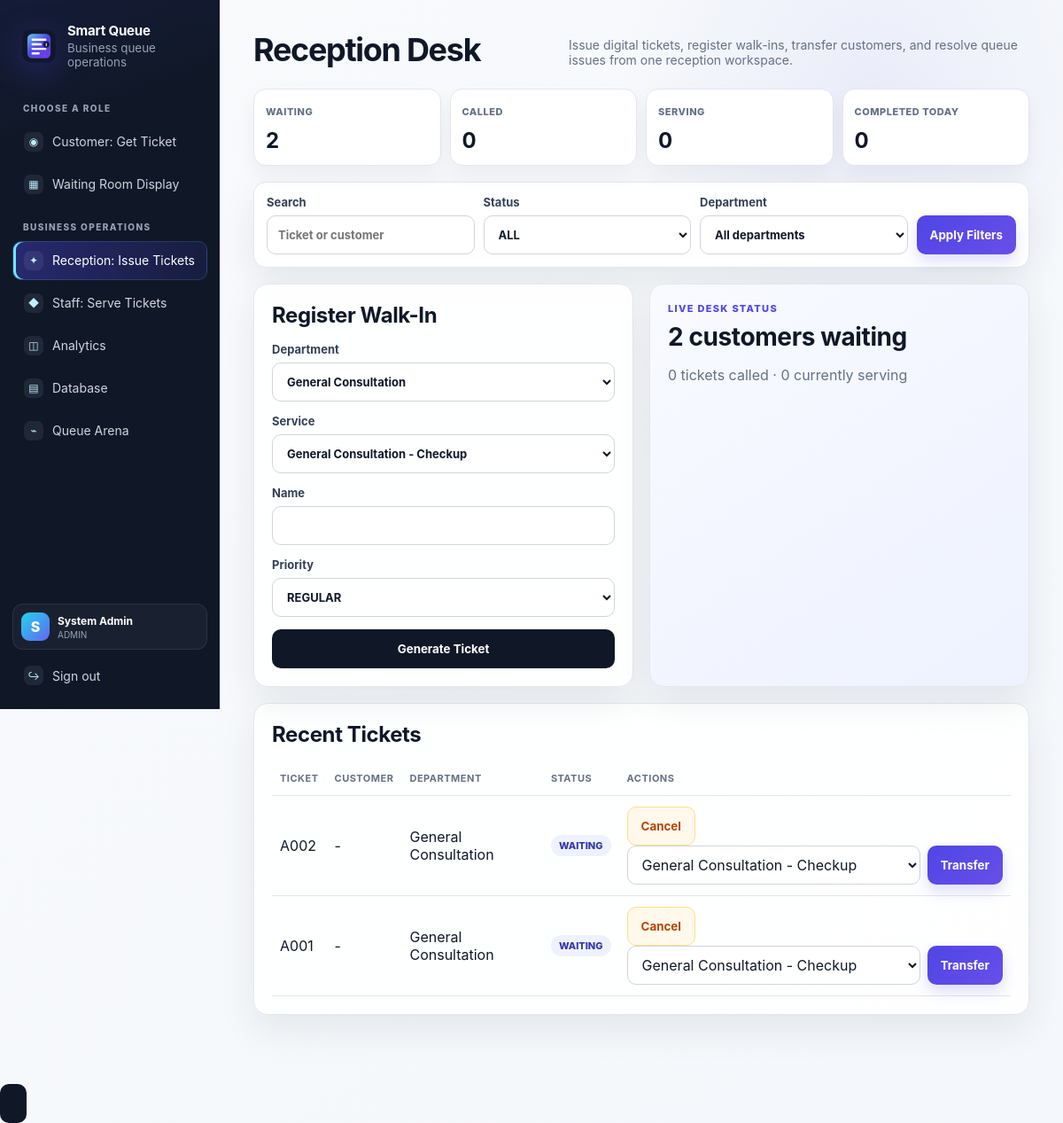
The app's page /receptionist (signed in) with its own data.
### database/models.py (models this page shows)
class Base(DeclarativeBase):
    pass

class Ticket(Base):
    __tablename__ = "tickets"
    id: Mapped[int] = mapped_column(Integer, primary_key=True)
    ticket_number: Mapped[str] = mapped_column(String(20), unique=True, nullable=False, index=True)
    customer_name: Mapped[str | None] = mapped_column(String(120))
    priority_category: Mapped[PriorityCategory] = mapped_column(Enum(PriorityCategory), default=PriorityCategory.REGULAR)
    ticket_type: Mapped[TicketType] = mapped_column(Enum(TicketType), default=TicketType.WALK_IN)
    status: Mapped[TicketStatus] = mapped_column(Enum(TicketStatus), default=TicketStatus.WAITING, index=True)
    department_id: Mapped[int] = mapped_column(ForeignKey("departments.id"), nullable=False)
    service_id: Mapped[int] = mapped_column(ForeignKey("services.id"), nullable=False)
    counter_id: Mapped[int | None] = mapped_column(ForeignKey("counters.id"))
    created_by_user_id: Mapped[int | None] = mapped_column(ForeignKey("users.id"))
    called_by_staff_id: Mapped[int | None] = mapped_column(ForeignKey("users.id"))
    estimated_wait_minutes: Mapped[int] = mapped_column(Integer, default=0, nullable=False)
    skip_reason: Mapped[str | None] = mapped_column(Text)
    transfer_note: Mapped[str | None] = mapped_column(Text)
    recall_count: Mapped[int] = mapped_column(Integer, default=0, nullable=False)
    created_at: Mapped[datetime] = mapped_column(DateTime, default=datetime.utcnow, index=True)
    called_at: Mapped[datetime | None] = mapped_column(DateTime)
    service_started_at: Mapped[datetime | None] = mapped_column(DateTime)
    completed_at: Mapped[datetime | None] = mapped_column(DateTime)
    updated_at: Mapped[datetime] = mapped_column(
        DateTime,
        default=datetime.utcnow,
        onupdate=datetime.utcnow,
    )
    department = relationship("Department")
    service = relationship("Service")
    counter = relationship("Counter")

class Department(Base):
    __tablename__ = "departments"
    id: Mapped[int] = mapped_column(Integer, primary_key=True)
    name: Mapped[str] = mapped_column(String(120), unique=True, nullable=False)
    code: Mapped[str] = mapped_column(String(10), unique=True, nullable=False)
    is_active: Mapped[bool] = mapped_column(Boolean, default=True, nullable=False)
    created_at: Mapped[datetime] = mapped_column(DateTime, default=datetime.utcnow)
    services = relationship("Service", back_populates="department")
    counters = relationship("Counter", back_populates="department")

### app.py (the view, shortened to what this page needs)
@app.route("/receptionist", methods=["GET", "POST"])
@login_required
@roles_required(Role.ADMIN, Role.MANAGER, Role.RECEPTIONIST)
def receptionist_dashboard():
    with get_session() as db:
        departments = list(db.scalars(select(Department).where(Department.is_active.is_(True))).all())
        services = list(db.scalars(select(Service).where(Service.is_active.is_(True))).all())
        query = request.args.get("q", "").strip()
        status_filter = request.args.get("status", "ALL").strip().upper()
        department_filter = request.args.get("department_id", type=int)
        stmt = select(Ticket).order_by(desc(Ticket.created_at)).limit(100)
        if status_filter != "ALL":
            try:
                stmt = stmt.where(Ticket.status == TicketStatus(status_filter))
            except ValueError:
                status_filter = "ALL"
        if department_filter:
            stmt = stmt.where(Ticket.department_id == department_filter)
        tickets = list(db.scalars(stmt).all())
        waiting_count = db.scalar(select(func.count(Ticket.id)).where(Ticket.status == TicketStatus.WAITING)) or 0
        called_count = db.scalar(select(func.count(Ticket.id)).where(Ticket.status == TicketStatus.CALLED)) or 0
        serving_count = db.scalar(select(func.count(Ticket.id)).where(Ticket.status == TicketStatus.SERVING)) or 0
        completed_today = db.scalar(select(func.count(Ticket.id)).where(
            Ticket.status == TicketStatus.COMPLETED,
            Ticket.completed_at >= datetime.utcnow().replace(hour=0, minute=0, second=0, microsecond=0),
        )) or 0
        reception_summary = {
            "waiting": waiting_count,
            "called": called_count,
            "serving": serving_count,
            "completed_today": completed_today,
        }
        return render_template(
            "receptionist.html",
            tickets=tickets,
            departments=departments,
            services=services,
            priorities=[p.value for p in PriorityCategory],
            query=query,
            status_filter=status_filter,
            department_filter=department_filter,
            reception_summary=reception_summary,
        )

### app.py (called while the page is built)
def login_required(view_func):
    @wraps(view_func)
    def wrapper(*args, **kwargs):
        if not session.get("user_id"):
            flash("Please login first.", "warning")
            return redirect(url_for("login"))
        return view_func(*args, **kwargs)
    return wrapper

def roles_required(*roles: Role):
    role_values = {role.value for role in roles}
    def decorator(view_func):
        @wraps(view_func)
        def wrapper(*args, **kwargs):
            user_role = session.get("user_role")
            if user_role not in role_values:
                flash("You do not have access to this page.", "danger")
                return redirect(url_for("home"))
            return view_func(*args, **kwargs)
        return wrapper
    return decorator

### database/connection.py (called while the page is built)
@contextmanager
def get_session():
    session = SessionLocal()
    try:
        yield session
        session.commit()
    except Exception:
        session.rollback()
        raise
    finally:
        session.close()

### templates/receptionist.html (shortened to what this page needs)
{% extends 'base.html' %}
{% block content %}
<section class="page-head">
  <h1>Reception Desk</h1>
  <p>Issue digital tickets, register walk-ins, transfer customers, and resolve queue issues from one reception workspace.</p>
</section>
<section class="desk-kpis">
  <div><span>Waiting</span><strong>{{ reception_summary.waiting }}</strong></div>
  <div><span>Called</span><strong>{{ reception_summary.called }}</strong></div>
  <div><span>Serving</span><strong>{{ reception_summary.serving }}</strong></div>
  <div><span>Completed Today</span><strong>{{ reception_summary.completed_today }}</strong></div>
</section>
<section class="desk-filter-card">
  <form method="get" class="form-inline">
    <label>Search<input name="q" value="{{ query }}" placeholder="Ticket or customer"></label>
    <label>Status
      <select name="status">
        {% for status in ['ALL','WAITING','CALLED','SERVING','COMPLETED','SKIPPED','CANCELLED','NO_SHOW','TRANSFERRED'] %}
        <option value="{{ status }}" {% if status_filter == status %}selected{% endif %}>{{ status.replace('_',' ') }}</option>
        {% endfor %}
      </select>
    </label>
    <label>Department
      <select name="department_id">
        <option value="">All departments</option>
      </select>
    </label>
    <button type="submit">Apply Filters</button>
  </form>
</section>
<div class="grid two">
  <section class="card">
    <h2>Register Walk-In</h2>
    <form method="post" class="form-grid">
      <label>Department
        <select name="department_id" required>
          {% for d in departments %}<option value="{{ d.id }}">{{ d.name }}</option>{% endfor %}
        </select>
      </label>
      <label>Service
        <select name="service_id" required>
          {% for s in services %}<option value="{{ s.id }}">{{ s.department.name }} - {{ s.name }}</option>{% endfor %}
        </select>
      </label>
      <label>Name<input name="customer_name"></label>
      <label>Priority
        <select name="priority">{% for p in priorities %}<option value="{{ p }}">{{ p }}</option>{% endfor %}</select>
      </label>
      <button type="submit">Generate Ticket</button>
    </form>
  </section>
  <section class="card reception-insight">
    <span class="eyebrow">LIVE DESK STATUS</span>
    <h2>{{ reception_summary.waiting }} customers waiting</h2>
    <p>{{ reception_summary.called }} tickets called · {{ reception_summary.serving }} currently serving</p>
  </section>
</div>
<section class="card">
  <h2>Recent Tickets</h2>
  <table>
    <thead><tr><th>Ticket</th><th>Customer</th><th>Department</th><th>Status</th><th>Actions</th></tr></thead>
    <tbody>
      {% for t in tickets %}
      <tr>
        <td>{{ t.ticket_number }}</td>
        <td>{{ t.customer_name or '-' }}</td>
        <td>{{ t.department.name }}</td>
        <td><span class="badge">{{ t.status.value }}</span></td>
        <td>
          <form method="post" class="inline-form">
            <button type="submit" class="warning-action">Cancel</button>
          </form>
          <form method="post" class="inline-form">
            <select name="target_service_id">
              {% for s in services %}<option value="{{ s.id }}">{{ s.department.name }} - {{ s.name }}</option>{% endfor %}
            </select>
            <button type="submit" class="primary-action">Transfer</button>
          </form>
        </td>
      </tr>
      {% endfor %}
    </tbody>
  </table>
</section>
{% endblock %}

### static/style.css (style rules this page uses)
:root { --ink: #101828; --ink-soft: #1d2939; --muted: #667085; --line: #e4e7ec; --canvas: #f4f7fb; --surface: #ffffff; --blue: #4f46e5; --cyan: #18b6d8; --green: #169b74; --amber: #d97706; --red: #d92d20; --shadow: 0 16px 42px rgba(16, 24, 40, 0.08); }
* { box-sizing: border-box; }
html, body { min-height: 100%; }
body { margin: 0; font-family: Inter, "Segoe UI", Arial, sans-serif; color: var(--ink); background: radial-gradient(circle at 82% 8%, rgba(79, 70, 229, 0.07), transparent 18rem), linear-gradient(135deg, #f8fafc 0%, var(--canvas) 100%); }
.page-head { display: flex; align-items: end; justify-content: space-between; gap: 20px; margin-bottom: 24px; }
.page-head h1 { margin: 0; font-size: clamp(28px, 3vw, 38px); letter-spacing: -1.3px; line-height: 1.05; }
.page-head p { max-width: 520px; margin: 8px 0 0; color: var(--muted); font-size: 14px; }
.eyebrow { display: block; color: var(--blue); font-size: 11px; font-weight: 850; letter-spacing: 1.3px; text-transform: uppercase; margin-bottom: 8px; }
.card { background: rgba(255, 255, 255, 0.94); border: 1px solid var(--line); border-radius: 16px; padding: 20px; box-shadow: var(--shadow); margin-bottom: 18px; }
.card h2, .card h3 { margin: 0 0 16px; letter-spacing: -0.4px; }
.grid.two { display: grid; grid-template-columns: minmax(0, 1fr) minmax(0, 1fr); gap: 18px; }
.form-grid { display: grid; gap: 14px; }
.form-inline { display: flex; align-items: flex-end; gap: 10px; flex-wrap: wrap; }
.inline-form { display: inline-flex; align-items: center; gap: 8px; }
label { display: grid; gap: 7px; color: #344054; font-size: 13px; font-weight: 700; }
input, select, textarea { width: 100%; min-height: 44px; border: 1px solid #d0d5dd; border-radius: 10px; background: white; color: var(--ink); padding: 10px 12px; font: inherit; outline: none; transition: 160ms ease; }
button, .button { min-height: 44px; border: 0; border-radius: 10px; background: var(--ink); color: white; padding: 10px 15px; font-weight: 750; font-family: inherit; cursor: pointer; transition: 160ms ease; }
.primary-action { display: flex; align-items: center; justify-content: space-between; background: linear-gradient(135deg, #4f46e5, #6d28d9); }
.badge { display: inline-block; border-radius: 999px; background: #eef2ff; color: #3538a5; padding: 5px 9px; font-size: 11px; font-weight: 800; }
table { width: 100%; border-collapse: collapse; }
th { color: var(--muted); font-size: 11px; letter-spacing: 0.5px; text-transform: uppercase; }
th, td { text-align: left; border-bottom: 1px solid var(--line); padding: 12px 9px; }
.desk-kpis { display:grid; grid-template-columns:repeat(4,minmax(0,1fr)); gap:10px; margin-bottom:18px; }
.desk-kpis > div { min-height:82px; border:1px solid var(--line); border-radius:14px; background:white; padding:13px; box-shadow:0 10px 22px rgba(16,24,40,.05); }
.desk-kpis span { color:var(--muted); font-size:11px; font-weight:800; text-transform:uppercase; letter-spacing:.5px; }
.desk-kpis strong { display:block; margin-top:10px; font-size:24px; }
.desk-filter-card { border:1px solid var(--line); border-radius:14px; background:white; padding:14px; margin-bottom:18px; box-shadow:var(--shadow); }
.desk-filter-card .form-inline { align-items:flex-end; }
.desk-filter-card label { min-width:150px; flex:1 1 180px; }
.reception-insight { min-height:198px; background:linear-gradient(145deg,#f8faff,#eef2ff); }
.reception-insight h2 { margin:8px 0 10px; font-size:28px; }
.reception-insight p { color:var(--muted); }
button, .button, .export-button, .arena-button { transition: transform 160ms ease, box-shadow 160ms ease, background 160ms ease, border-color 160ms ease, color 160ms ease; }
.primary-action, .database-actions button, .form-inline button, .actions button { background: linear-gradient(135deg, var(--blue), #684ee8); box-shadow: 0 8px 16px rgba(79, 70, 229, 0.18); }
.warning-action, button.warning-action { background: #fff8eb; color: #b54708; border: 1px solid #fedf89; box-shadow: none; }

### records on screen
Ticket: ticket_number "A002", customer_name "-", department.name "General Consultation", status.value "WAITING"
Ticket: ticket_number "A001", customer_name "-", department.name "General Consultation", status.value "WAITING"

### other values on screen
{{ session.get('user_name', 'U')[0].upper() }} "S"
{{ session.get('user_name', 'User') }} "System Admin"
{{ session.get('user_role', 'CUSTOMER') }} "ADMIN"
{{ reception_summary.waiting }} "2"
{{ reception_summary.called }} "0"
{{ reception_summary.serving }} "0"
{{ reception_summary.completed_today }} "0"
form field status "ALL"
form field department_id "General Consultation"
form field service_id "General Consultation - Checkup"
form field priority "REGULAR"
form field target_service_id "General Consultation - Checkup"
